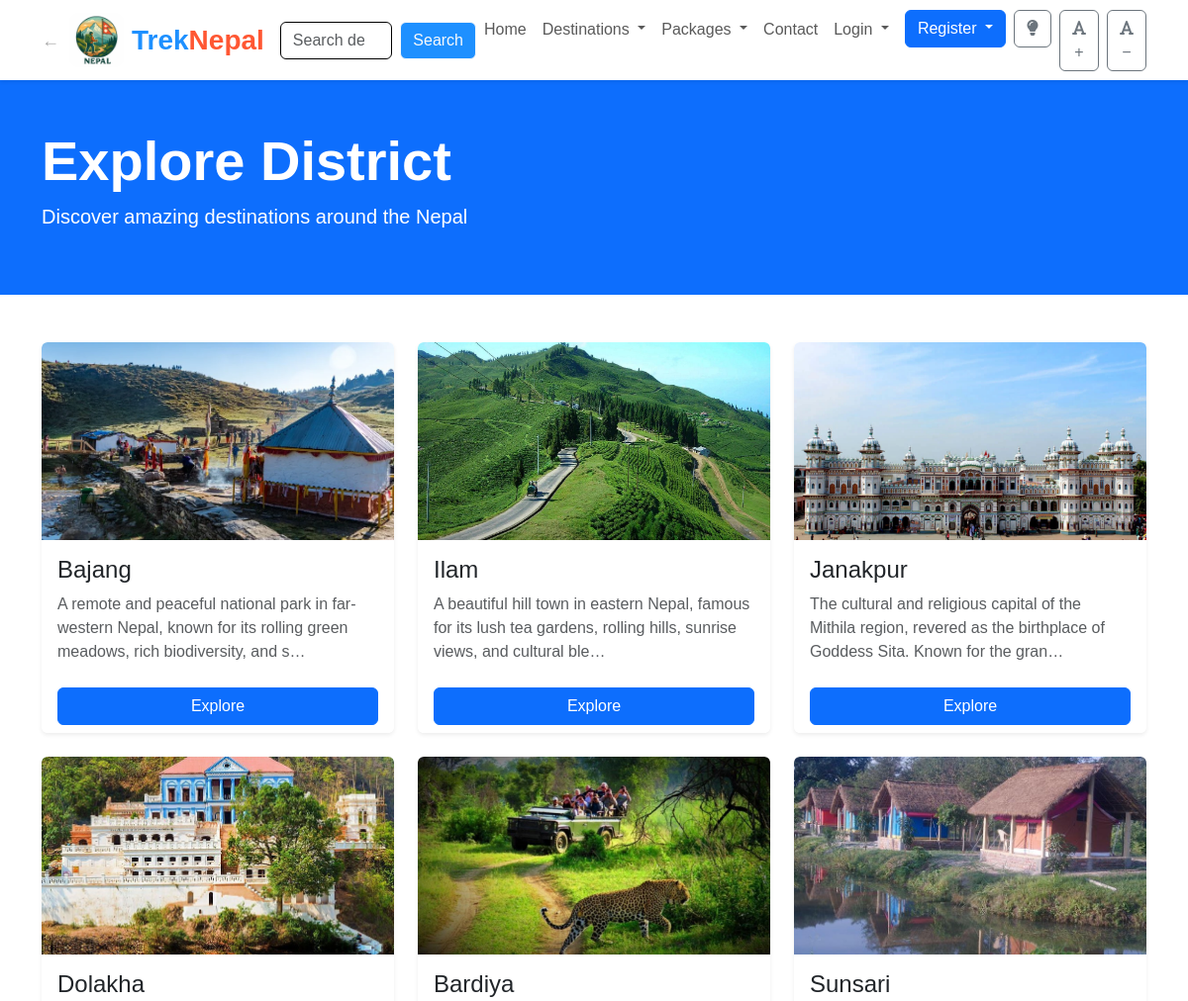
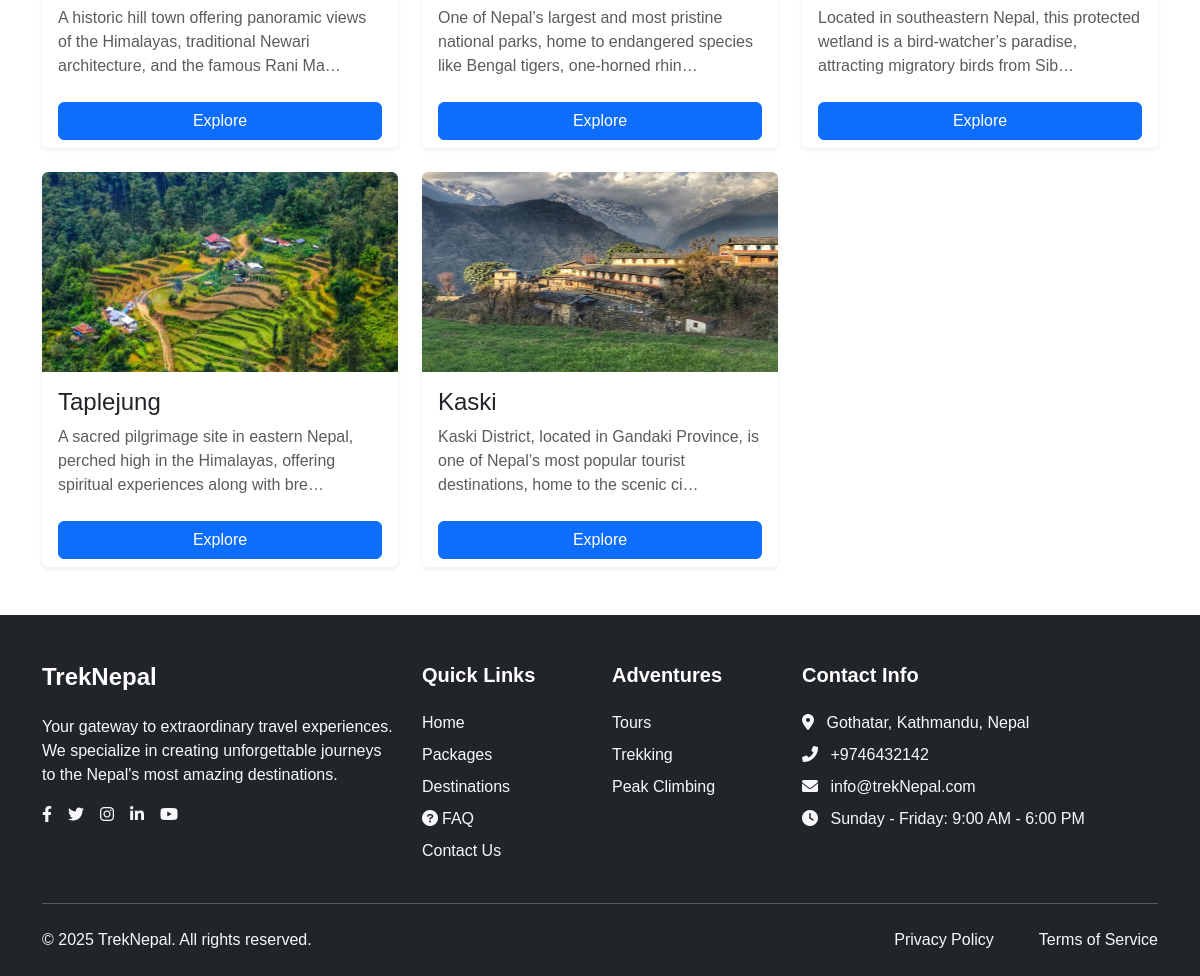
The app's page /countries/ with its own data (2 pictures, top to bottom).
### app/models.py (models this page shows, shortened)
class Country(models.Model):
    name = models.CharField(max_length=255)
    image = models.ImageField(upload_to='country_images/')
    description = models.TextField()
    def get_absolute_url(self):
        return reverse('explore_country_detail', args=[str(self.id)])

### app/views.py (the view)
# urls.py: path('countries/', views.explore_countries, name='explore_countries'),
def explore_countries(request):
    countries = Country.objects.all()
    return render(request, 'explore_countries.html', {'countries': countries})

### app/context_processors.py (called while the page is built, shortened)
def countries_context(request):
    return {
        'countries': Country.objects.all()
    }

def unread_messages_context(request):
    return {'unread_message_count': 0}

### app/templates/explore_countries.html (shortened to what this page needs)
{% extends 'base.html' %}
{% block content %}
<div class="bg-primary text-white py-5">
    <div class="container">
        <h1 class="display-4 fw-bold" data-aos="fade-up">Explore District</h1>
        <p class="lead" data-aos="fade-up" data-aos-delay="100">Discover amazing destinations around the Nepal</p>
    </div>
</div>
<section class="py-5">
    <div class="container">
        <div class="row g-4">
            {% for country in countries %}
            <div class="col-md-6 col-lg-4" data-aos="fade-up" data-aos-delay="{{ forloop.counter|add:'100' }}">
                <div class="card h-100 shadow-sm">
                    {% if country.image %}
                    <img src="{{ country.image.url }}" class="card-img-top" alt="{{ country.name }}" style="height: 200px; object-fit: cover;">
                    {% else %}
                    <img src="/static/img/placeholder.jpg" class="card-img-top" alt="{{ country.name }}" style="height: 200px; object-fit: cover;">
                    {% endif %}
                    <div class="card-body">
                        <h4 class="card-title">{{ country.name }}</h4>
                        <p class="card-text text-muted">{{ country.description|truncatechars:120 }}</p>
                    </div>
                    <div class="card-footer bg-white border-0">
                        <a href="{% url 'explore_country_detail' country.id %}" class="btn btn-primary w-100">Explore</a>
                    </div>
                </div>
            </div>
            {% empty %}
            <div class="col-12 text-center">
                <p>No countries available at the moment.</p>
            </div>
            {% endfor %}
        </div>
    </div>
</section>
{% endblock %}

### app/static/css/style.css (style rules this page uses)
body { font-family: 'Poppins', sans-serif; color: #333; }
.card { transition: transform 0.3s ease, box-shadow 0.3s ease; border: none; overflow: hidden; }

### records on screen
Country: image (picture), name "Bajang", description "A remote and peaceful national park in far-western Nepal, known for its rolling green meadows, rich biodiversity, and s…"
Country: image (picture), name "Ilam", description "A beautiful hill town in eastern Nepal, famous for its lush tea gardens, rolling hills, sunrise views, and cultural ble…"
Country: image (picture), name "Janakpur", description "The cultural and religious capital of the Mithila region, revered as the birthplace of Goddess Sita. Known for the gran…"
Country: image (picture), name "Dolakha", description "A historic hill town offering panoramic views of the Himalayas, traditional Newari architecture, and the famous Rani Ma…"
Country: image (picture), name "Bardiya", description "One of Nepal’s largest and most pristine national parks, home to endangered species like Bengal tigers, one-horned rhin…"
Country: image (picture), name "Sunsari", description "Located in southeastern Nepal, this protected wetland is a bird-watcher’s paradise, attracting migratory birds from Sib…"
Country: image (picture), name "Taplejung", description "A sacred pilgrimage site in eastern Nepal, perched high in the Himalayas, offering spiritual experiences along with bre…"
Country: image (picture), name "Kaski", description "Kaski District, located in Gandaki Province, is one of Nepal’s most popular tourist destinations, home to the scenic ci…"
